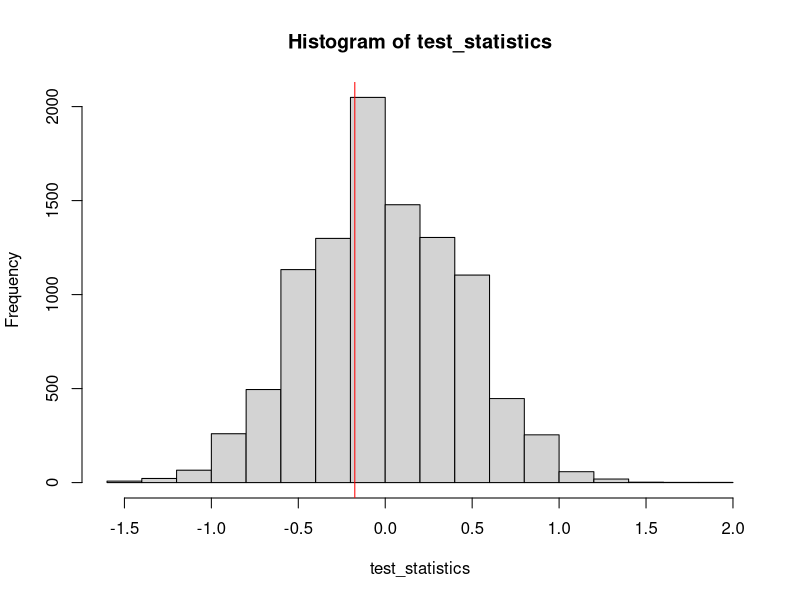
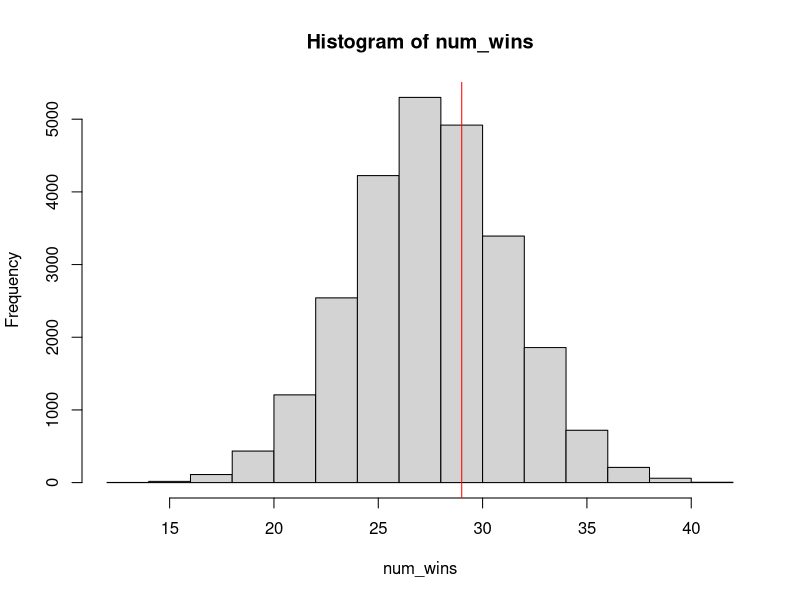
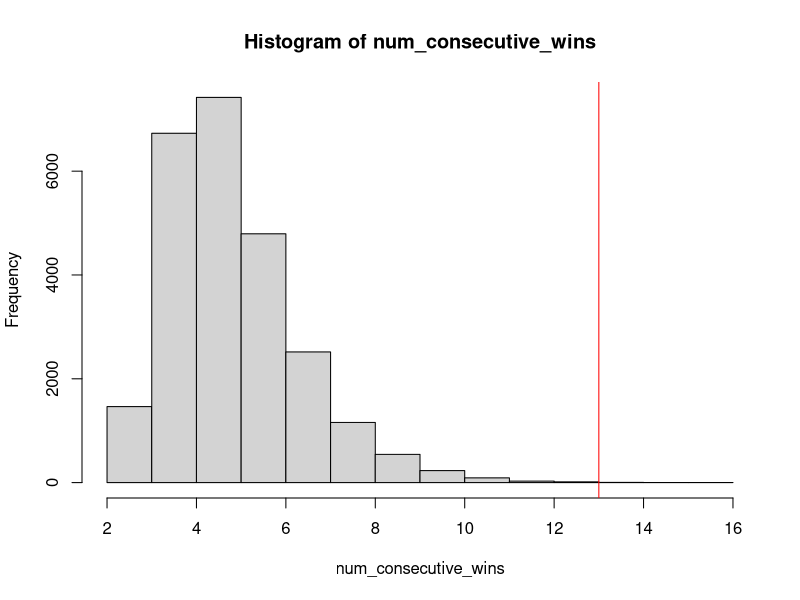

Write R code to recreate these figures, in order.
## ---- chunk 1
before <- c(2, 3, 8, 3, 4, 5, 6, 3, 5, 5, 2, 4, 3, 5, 4, 1, 3, 5, 8, 4, 4, 2, 2, 4, 6, 3, 4, 3, 4, 6, 5, 4, 5, 4, 6, 6, 3, 7, 0, 6);
after <- c(1, 4, 2, 3, 6, 2, 5, 7, 3, 5, 3, 2, 6, 5, 3, 2, 6, 4, 4, 3, 4, 5, 2, 7, 2, 2, 8, 2, 7, 5 );
## ---- chunk 2

mean_diff <- mean(after) - mean(before)
permute_and_compute <- function (before_data, after_data) {
  pooled_data <- c(before_data, after_data)

  n_before <- length(before_data)
  n_after <- length(after_data)
  n_total <- n_before + n_after

  shuffled_data <- sample(pooled_data, size = n_total, replace = FALSE)
  shuffled_before <- shuffled_data[1:n_before]
  shuffled_after <- shuffled_data[(n_before + 1):n_total]

  return (mean(shuffled_after) - mean(shuffled_before))
}

NMC <- 1e4
test_statistics <- rep(0, NMC)
for (i in 1:NMC) {
  test_statistics[i] <- permute_and_compute(before_data = before, after_data = after)
}

hist(test_statistics)
abline(v = mean_diff, col='red')
sum(test_statistics >= mean_diff) / NMC
## ---- chunk 3
NMC <- 1e4
guess_correct <- rep(0, NMC)
for (i in 1:NMC) {
  shuffled_deck <- sample(52, 52, replace = FALSE)
  guesses <- sample(52, 52, replace = FALSE)
  guess_correct[i] <- (sum(shuffled_deck == guesses) >= 4)
}
sum(guess_correct) / NMC
## ---- chunk 4
NMC <- 25000
num_wins <- rep(0, NMC)
for (i in 1:NMC) {
  results <- sample(c(0,1), 56, replace = TRUE)
  num_wins[i] <- sum(results)
}
hist(num_wins)
abline(v = 29, col='red')
sum(num_wins >= 29) / NMC
## ---- chunk 5
NMC <- 25000
wins <- rep(1, 29) # 29 wins in total
total_games <- c(wins, rep(0, 56 - 29))
num_consecutive_wins <- rep(0, NMC)
for (i in 1:NMC) {
  samples <- sample(total_games, 56, replace = FALSE)
  r <- rle(samples)
  consec_wins <- max(r$lengths[r$values == 1]) # count all consecutive ones and take the max
  num_consecutive_wins[i] <- consec_wins
}
hist(num_consecutive_wins)
abline(v = 13, col='red')
sum(num_consecutive_wins >= 13) / NMC
## ---- chunk 6
longestRun <- function(x){
    return( max( 0, with(rle(x), lengths) ) )
}

# Example: here's a vector encoding the Superbowl history.
# 0s are AFC, 1s are NFC.
superbowls <- c( 1,1,0,0,0,1,0,0,0,0,0,1,0,0,0,
                 1,1,0,1,1,1,1,1,1,1,1,1,1,1,1,
                 1,0,0,1,0,0,1,0,0,0,0,1,0,1,1,
                 1,0,1,0,0,0,1,0,0,1,1)
longestRun(superbowls)
## ---- chunk 7
# TODO: code goes here,
# if you choose to do this OPTIONAL, NOT WORTH ANY POINTS bonus problem
